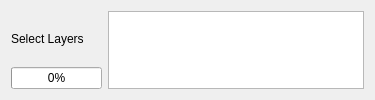
           <widget class="QWidget" name="tabOutputSummary">
            <attribute name="title">
             <string>2D Progress and Output Summary</string>
            </attribute>
            <layout class="QHBoxLayout" name="horizontalLayout_3">
             <item>
              <layout class="QVBoxLayout" name="verticalLayout">
               <property name="spacing">
                <number>0</number>
               </property>
               <property name="sizeConstraint">
                <enum>QLayout::SetNoConstraint</enum>
               </property>
               <property name="leftMargin">
                <number>0</number>
               </property>
               <property name="topMargin">
                <number>0</number>
               </property>
               <property name="rightMargin">
                <number>0</number>
               </property>
               <property name="bottomMargin">
                <number>0</number>
               </property>
               <item>
                <widget class="QLabel" name="labelProgress">
                 <property name="text">
                  <string>Select Layers</string>
                 </property>
                 <property name="wordWrap">
                  <bool>true</bool>
                 </property>
                </widget>
               </item>
               <item>
                <widget class="QProgressBar" name="progressBar">
                 <property name="enabled">
                  <bool>true</bool>
                 </property>
                 <property name="value">
                  <number>0</number>
                 </property>
                </widget>
               </item>
              </layout>
             </item>
             <item>
              <widget class="QTextBrowser" name="textBrowser">
               <property name="maximumSize">
                <size>
                 <width>16777215</width>
                 <height>78</height>
                </size>
               </property>
               <property name="html">
                <string>&lt;!DOCTYPE HTML PUBLIC &quot;-//W3C//DTD HTML 4.0//EN&quot; &quot;http://www.w3.org/TR/REC-html40/strict.dtd&quot;&gt;
&lt;html&gt;&lt;head&gt;&lt;meta name=&quot;qrichtext&quot; content=&quot;1&quot; /&gt;&lt;style type=&quot;text/css&quot;&gt;
p, li { white-space: pre-wrap; }
&lt;/style&gt;&lt;/head&gt;&lt;body style=&quot; font-family:'.Lucida Grande UI'; font-size:13pt; font-weight:400; font-style:normal;&quot;&gt;
&lt;p style=&quot;-qt-paragraph-type:empty; margin-top:0px; margin-bottom:0px; margin-left:0px; margin-right:0px; -qt-block-indent:0; text-indent:0px;&quot;&gt;&lt;br /&gt;&lt;/p&gt;&lt;/body&gt;&lt;/html&gt;</string>
               </property>
              </widget>
             </item>
            </layout>
           </widget>
